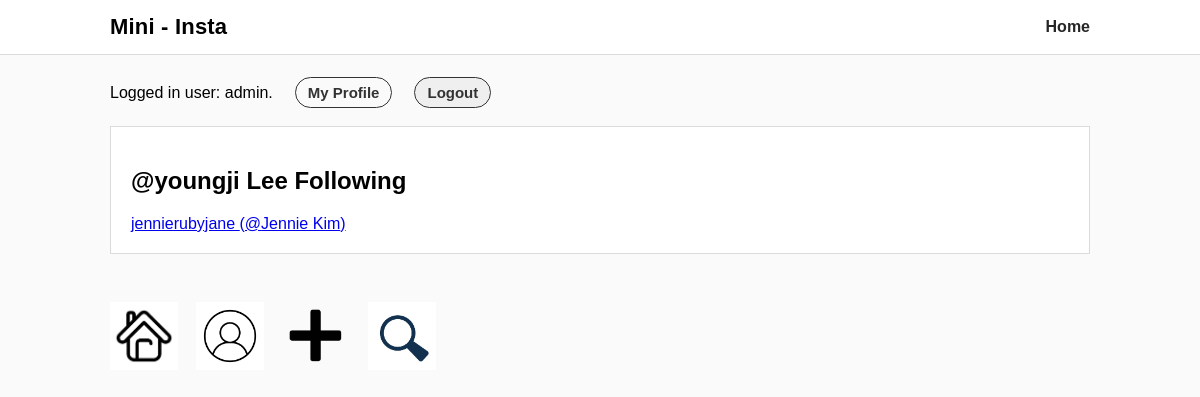
Page /mini_insta/profile/6/following (signed in) on the committed database.
### mini_insta/models.py (models this page shows, shortened)
class Profile(models.Model):
    username = models.TextField(blank=False)
    display_name = models.TextField(blank=False)
    profile_image_url = models.URLField(blank=True)
    bio_text = models.TextField(blank=True)
    join_date = models.DateTimeField(auto_now=True)
    user = models.ForeignKey(User, on_delete=models.CASCADE)  # NEW
    def get_following(self):
        following = []
        f_r = Follow.objects.filter(follower_profile=self)
        for f in f_r:
            following.append(f.profile)
        return following

### mini_insta/views.py (the view)
# urls.py: path('profile/<int:pk>/following', ShowFollowingDetailView.as_view(), name='show_following'),
class ShowFollowingDetailView(DetailView):
    model = Profile
    template_name = "mini_insta/show_following.html"
    context_object_name = "profile"

### mini_insta/templates/mini_insta/show_following.html
{% extends "mini_insta/base.html" %}
{% block content %}
<div class="card">
  <h2>@{{ profile.username }} Following</h2>
  {% for p in profile.get_following %}
    <div>
      <a href="{% url 'show_profile' p.pk %}">
        {{ p.display_name }} (@{{ p.username }})
      </a>
    </div>
  {% empty %}
    <div>Not following anyone yet.</div>
  {% endfor %}
</div>
{% endblock %}

### mini_insta/templates/mini_insta/base.html (shortened to what this page needs)
{% load static %}
<html>
  <head>
    <link rel="stylesheet" href="{% static 'mini_insta_styles.css' %}">
  </head>
  <body>
    <header class="site-header">
      <div class="header-inner">
        <div class="logo">Mini - Insta</div>
        {% if request.user.is_authenticated %}
          <a class="nav-link" href="{% url 'show_all_profiles' %}">Home</a>
        {% endif %}
      </div>
    </header>
    <main class="page">
    <div class="auth-status">
      {% if request.user.is_authenticated %}
        Logged in user: {{ request.user }}.
        <a class="nav-link profile-link" href="{% url 'profile' %}">My Profile</a>
        <form method="post" action="{% url 'logout' %}" class="logout-form">
          <button type="submit" class="nav-link profile-link">Logout</button>
        </form>
      {% else %}
        Not logged in.
        <a class="nav-link profile-link" href="{% url 'login' %}">Login</a>
      {% endif %}
    </div>
    {% block content %}
    {% endblock %}
    </main>
    <footer class="site-footer">
      {% if request.user.is_authenticated and profile and request.user == profile.user %}
        <a class="footer-link" href="{% url 'show_feed'%}">
          <img class="nav-icon" src="{% static 'home.png' %}" alt="Home">
        </a>
        <a class="footer-link" href="{% url 'profile' %}">
          <img class="nav-icon" src="{% static 'R.png' %}" alt="Profile">
        </a>
        <a class="nav-icon-link create-link" href="{% url 'create_post'%}">
          <img class="nav-icon create-icon" src="{% static 'plus.png' %}" alt="Create">
        </a>
         <a class="footer-link" href="{% url 'search'%}">
          <img class="nav-icon" src="{% static 'search.png' %}" alt="Search">
        </a>
      {% endif %}
    </footer>
  </body>
</html>

### static/mini_insta_styles.css (style rules this page uses)
body { font-family: Arial, sans-serif; margin: 0; background: #fafafa; }
.site-header { position: sticky; top: 0; background: white; border-bottom: 1px solid #dbdbdb; }
.header-inner { max-width: 980px; margin: 0 auto; padding: 14px 18px; display: flex; align-items: center; justify-content: space-between; }
.logo { font-size: 22px; font-weight: 700; letter-spacing: 0.2px; }
.nav-link { text-decoration: none; color: #262626; font-weight: 600; }
.page { max-width: 980px; margin: 0 auto; padding: 22px 18px 36px 18px; }
.site-footer { max-width: 980px; margin: 0 auto; padding: 14px 18px 24px 18px; color: #8e8e8e; }
.footer-link { color: #8e8e8e; text-decoration: none; }
.card { background: white; border: 1px solid #dbdbdb; padding: 20px; }
.site-footer { display: flex; justify-content: flex-start; align-items: center; gap: 18px; padding: 12px 16px; }
.nav-icon { width: 68px; height: 68px; object-fit: contain; display: block; }
.logout-form { display: inline; margin:0; }
.profile-link { font-weight: 600; font-size: 15px; margin-left: 10px; padding: 6px 12px; border-radius: 20px; text-decoration: none; font-weight: 600; color: #333; align-items: center; border: 1.5px solid #333; }
.auth-status { display: flex; align-items: center; gap: 12px; margin-bottom: 18px; }

### rows in the picture
Profile: username "youngji Lee"
Profile: display_name "jennierubyjane", username "Jennie Kim"

### other values in the picture
{{ request.user }} "admin"
